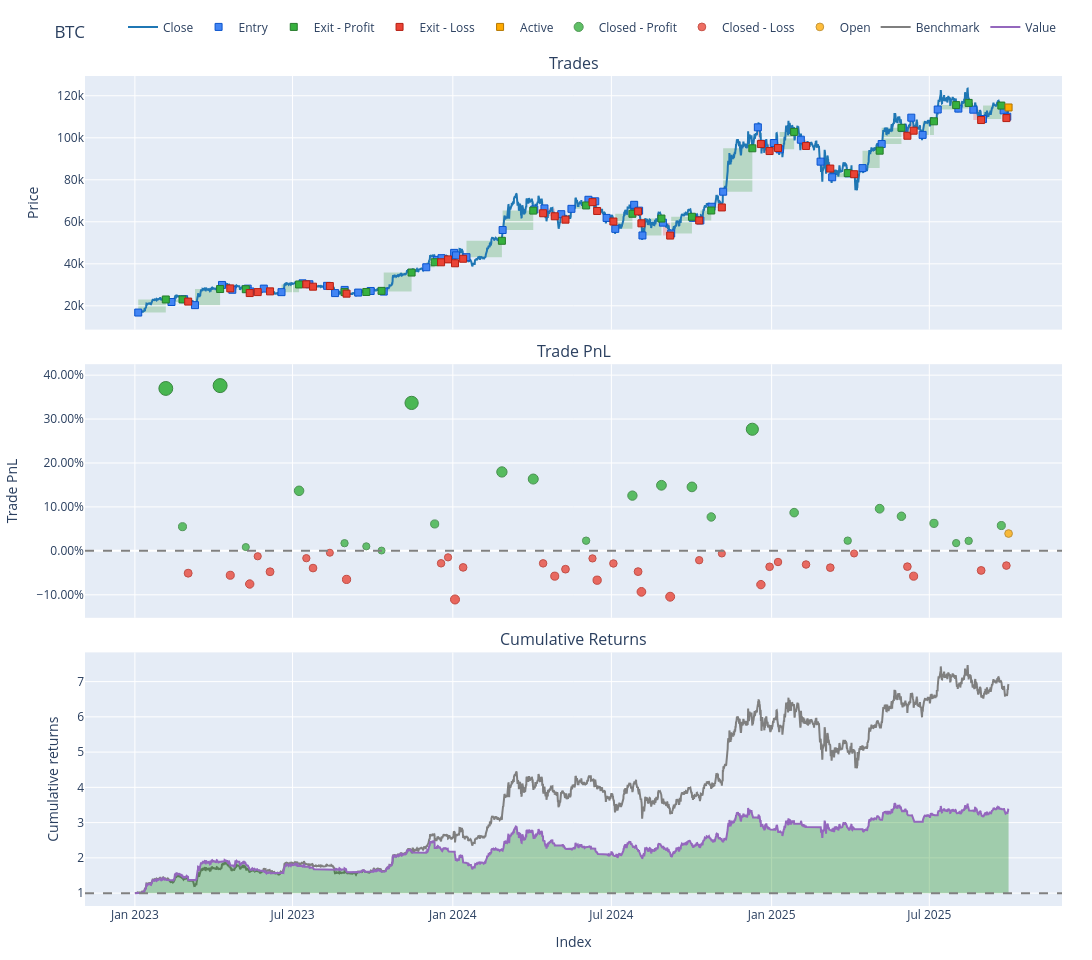

The cell this chart's notebook holds for it:
### Code cell
symbols_pf = [symbol_pf for _, symbol_pf in pf.wrapper.columns]
# symbols_pf_index = symbols_pf.index(symbols[0])
for symbol in symbols:
    symbol_pf_index = symbols_pf.index(symbol)
    one_pf = pf[pf.wrapper.columns[symbol_pf_index]]
    one_pf.plot(subplots=['trades', 'trade_pnl', 'cum_returns'], width=1200, title=f'{symbol}').show()

### Figure 1 — Plotly figure (JSON) as saved in the notebook; plotly's stock layout.template omitted (floating-point values rounded to 4 significant figures; data arrays with more than 128 entries replaced by an {"elided": "..."} marker saying what was removed)
{"data": [{"line": {"color": "#1f77b4"}, "name": "Close", "showlegend": true, "x": {"elided": "6019 str values"}, "type": "scatter", "uid": "09f850fd-dc09-424e-bcf0-79be9057671b", "xaxis": "x", "yaxis": "y", "y": {"elided": "6019 float values"}, "legendgroup": "0"}, {"customdata": {"elided": "61x5 mixed values"}, "hovertemplate": "Exit Trade Id: %{customdata[0]}<br>Position Id: %{customdata[1]}<br>Size: %{customdata[2]:.6f}<br>Entry Timestamp: %{x}<br>Avg Entry Price: %{y}<br>Entry Fees: %{customdata[3]:.6f}<br>Direction: %{customdata[4]}", "marker": {"color": "#4285F4", "line": {"color": "rgb(11,84,205)", "width": 1}, "size": 7, "symbol": "square"}, "mode": "markers", "name": "Entry", "x": ["2023-01-04T20:00:00+00:00", "2023-02-12T00:00:00+00:00", "2023-02-26T12:00:00+00:00", "2023-03-11T00:00:00+00:00", "2023-04-11T00:00:00+00:00", "2023-04-22T20:00:00+00:00", "2023-05-10T12:00:00+00:00", "2023-05-13T16:00:00+00:00", "2023-05-29T00:00:00+00:00", "2023-06-18T08:00:00+00:00", "2023-07-12T12:00:00+00:00", "2023-07-20T08:00:00+00:00", "2023-08-09T16:00:00+00:00", "2023-08-18T20:00:00+00:00", "2023-08-29T20:00:00+00:00", "2023-09-14T08:00:00+00:00", "2023-09-28T16:00:00+00:00", "2023-10-13T16:00:00+00:00", "2023-12-01T12:00:00+00:00", "2023-12-13T16:00:00+00:00", "2023-12-19T00:00:00+00:00", "2024-01-02T12:00:00+00:00", "2024-01-04T16:00:00+00:00", "2024-01-16T16:00:00+00:00", "2024-02-27T04:00:00+00:00", "2024-04-03T12:00:00+00:00", "2024-04-15T04:00:00+00:00", "2024-05-04T12:00:00+00:00", "2024-05-16T04:00:00+00:00", "2024-06-04T16:00:00+00:00", "2024-06-12T12:00:00+00:00", "2024-06-25T12:00:00+00:00", "2024-07-05T12:00:00+00:00", "2024-07-27T04:00:00+00:00", "2024-08-01T20:00:00+00:00", "2024-08-05T16:00:00+00:00", "2024-08-29T04:00:00+00:00", "2024-09-07T16:00:00+00:00", "2024-10-02T12:00:00+00:00", "2024-10-11T04:00:00+00:00", "2024-10-24T00:00:00+00:00", "2024-11-06T08:00:00+00:00", "2024-12-16T04:00:00+00:00", "2024-12-20T16:00:00+00:00", "2025-01-03T12:00:00+00:00", "2025-01-10T04:00:00+00:00", "2025-02-03T12:00:00+00:00", "2025-02-26T04:00:00+00:00", "2025-03-11T12:00:00+00:00", "2025-03-30T04:00:00+00:00", "2025-04-15T08:00:00+00:00", "2025-05-07T08:00:00+00:00", "2025-05-31T12:00:00+00:00", "2025-06-10T08:00:00+00:00", "2025-06-23T08:00:00+00:00", "2025-07-10T16:00:00+00:00", "2025-08-03T08:00:00+00:00", "2025-08-20T12:00:00+00:00", "2025-08-31T16:00:00+00:00", "2025-09-24T08:00:00+00:00", "2025-09-28T12:00:00+00:00"], "y": [16800.0, 21820.0, 23170.0, 20340.0, 29940.0, 27650.0, 28190.0, 26840.0, 28210.0, 26520.0, 30720.0, 30280.0, 29520.0, 26070.0, 27580.0, 26310.0, 27080.0, 26790.0, 38370.0, 41880.0, 42700.0, 45220.0, 44040.0, 43170.0, 56100.0, 65890.0, 66390.0, 63630.0, 66180.0, 70490.0, 69760.0, 61850.0, 56640.0, 68090.0, 65310.0, 53510.0, 59610.0, 54420.0, 61900.0, 60640.0, 67170.0, 74340.0, 105000.0, 97110.0, 97500.0, 94490.0, 99090.0, 88650.0, 81200.0, 83080.0, 85570.0, 97030.0, 104600.0, 109600.0, 101400.0, 113500.0, 113900.0, 113400.0, 108900.0, 113100.0, 110000.0], "type": "scatter", "uid": "b7dc2939-402d-4fa9-8766-501f09490abb", "xaxis": "x", "yaxis": "y", "legendgroup": "1"}, {"customdata": {"elided": "26x8 mixed values"}, "hovertemplate": "Exit Trade Id: %{customdata[0]}<br>Position Id: %{customdata[1]}<br>Size: %{customdata[2]:.6f}<br>Exit Timestamp: %{x}<br>Avg Exit Price: %{y}<br>Exit Fees: %{customdata[3]:.6f}<br>PnL: %{customdata[4]:.6f}<br>Return: %{customdata[5]:.2%}<br>Direction: %{customdata[6]}<br>Duration: %{customdata[7]}", "marker": {"color": "#37B13F", "line": {"color": "rgb(38,123,44)", "width": 1}, "size": 7, "symbol": "square"}, "mode": "markers", "name": "Exit - Profit", "x": ["2023-02-05T12:00:00+00:00", "2023-02-24T16:00:00+00:00", "2023-04-08T20:00:00+00:00", "2023-05-08T08:00:00+00:00", "2023-07-08T12:00:00+00:00", "2023-08-29T16:00:00+00:00", "2023-09-23T16:00:00+00:00", "2023-10-11T04:00:00+00:00", "2023-11-14T16:00:00+00:00", "2023-12-11T04:00:00+00:00", "2024-02-26T08:00:00+00:00", "2024-04-02T08:00:00+00:00", "2024-06-02T00:00:00+00:00", "2024-07-25T04:00:00+00:00", "2024-08-27T12:00:00+00:00", "2024-10-01T12:00:00+00:00", "2024-10-23T16:00:00+00:00", "2024-12-09T20:00:00+00:00", "2025-01-26T20:00:00+00:00", "2025-03-29T08:00:00+00:00", "2025-05-05T00:00:00+00:00", "2025-05-30T00:00:00+00:00", "2025-07-06T08:00:00+00:00", "2025-07-31T20:00:00+00:00", "2025-08-15T04:00:00+00:00", "2025-09-21T16:00:00+00:00"], "y": [23030.0, 23050.0, 28010.0, 27910.0, 30170.0, 26550.0, 26600.0, 27120.0, 35840.0, 40760.0, 50970.0, 65330.0, 67780.0, 63830.0, 61550.0, 62410.0, 65380.0, 95000.0, 102800.0, 83170.0, 93870.0, 104800.0, 107800.0, 115600.0, 116600.0, 115300.0], "type": "scatter", "uid": "17f6ec6b-67f9-4193-b8fa-d714158fc572", "xaxis": "x", "yaxis": "y", "legendgroup": "2"}, {"customdata": {"elided": "34x8 mixed values"}, "hovertemplate": "Exit Trade Id: %{customdata[0]}<br>Position Id: %{customdata[1]}<br>Size: %{customdata[2]:.6f}<br>Exit Timestamp: %{x}<br>Avg Exit Price: %{y}<br>Exit Fees: %{customdata[3]:.6f}<br>PnL: %{customdata[4]:.6f}<br>Return: %{customdata[5]:.2%}<br>Direction: %{customdata[6]}<br>Duration: %{customdata[7]}", "marker": {"color": "#EA4335", "line": {"color": "rgb(181,31,18)", "width": 1}, "size": 7, "symbol": "square"}, "mode": "markers", "name": "Exit - Loss", "x": ["2023-03-03T04:00:00+00:00", "2023-04-20T12:00:00+00:00", "2023-05-12T20:00:00+00:00", "2023-05-22T00:00:00+00:00", "2023-06-05T04:00:00+00:00", "2023-07-16T20:00:00+00:00", "2023-07-24T12:00:00+00:00", "2023-08-12T20:00:00+00:00", "2023-09-01T00:00:00+00:00", "2023-12-18T12:00:00+00:00", "2023-12-26T12:00:00+00:00", "2024-01-03T12:00:00+00:00", "2024-01-12T20:00:00+00:00", "2024-04-13T16:00:00+00:00", "2024-04-27T00:00:00+00:00", "2024-05-09T08:00:00+00:00", "2024-06-09T08:00:00+00:00", "2024-06-14T16:00:00+00:00", "2024-07-03T08:00:00+00:00", "2024-07-31T16:00:00+00:00", "2024-08-04T12:00:00+00:00", "2024-09-06T12:00:00+00:00", "2024-10-09T20:00:00+00:00", "2024-11-04T20:00:00+00:00", "2024-12-19T16:00:00+00:00", "2024-12-29T16:00:00+00:00", "2025-01-08T08:00:00+00:00", "2025-02-09T12:00:00+00:00", "2025-03-09T08:00:00+00:00", "2025-04-05T16:00:00+00:00", "2025-06-05T20:00:00+00:00", "2025-06-13T00:00:00+00:00", "2025-08-29T12:00:00+00:00", "2025-09-27T12:00:00+00:00"], "y": [22020.0, 28310.0, 26090.0, 26540.0, 26890.0, 30230.0, 29120.0, 29420.0, 25810.0, 40730.0, 42110.0, 40260.0, 42420.0, 64080.0, 62630.0, 61040.0, 69350.0, 65170.0, 60140.0, 64940.0, 59280.0, 53450.0, 60640.0, 66840.0, 97010.0, 93690.0, 95120.0, 96110.0, 85350.0, 82660.0, 101000.0, 103400.0, 108400.0, 109400.0], "type": "scatter", "uid": "14ab9c00-96a4-45ee-9d77-d4f77ceb6e51", "xaxis": "x", "yaxis": "y", "legendgroup": "3"}, {"customdata": [[60, 60, 2.965, 0.0, 12880.0, 0.03947, "Long", "1 days 16:00:00"]], "hovertemplate": "Exit Trade Id: %{customdata[0]}<br>Position Id: %{customdata[1]}<br>Size: %{customdata[2]:.6f}<br>Exit Timestamp: %{x}<br>Avg Exit Price: %{y}<br>Exit Fees: %{customdata[3]:.6f}<br>PnL: %{customdata[4]:.6f}<br>Return: %{customdata[5]:.2%}<br>Direction: %{customdata[6]}<br>Duration: %{customdata[7]}", "marker": {"color": "#FFAA00", "line": {"color": "rgb(178,118,0)", "width": 1}, "size": 7, "symbol": "square"}, "mode": "markers", "name": "Active", "x": ["2025-09-30T00:00:00+00:00"], "y": [114400.0], "type": "scatter", "uid": "c72c5c66-6cc6-418b-83a4-7b5617b5d954", "xaxis": "x", "yaxis": "y", "legendgroup": "4"}, {"customdata": [[0.0, 0.0, 36950.0, 0.3697], [1.0, 1.0, 7533.0, 0.05504], [3.0, 3.0, 51560.0, 0.3761], [5.0, 5.0, 1532.0, 0.0086], [9.0, 9.0, 21370.0, 0.1367], [13.0, 13.0, 2913.0, 0.01743], [15.0, 15.0, 1639.0, 0.01031], [16.0, 16.0, 115.0, 0.0007162], [17.0, 17.0, 54140.0, 0.3368], [18.0, 18.0, 13160.0, 0.06127], [23.0, 23.0, 33570.0, 0.1796], [24.0, 24.0, 36040.0, 0.1635], [28.0, 28.0, 5215.0, 0.02318], [32.0, 32.0, 25800.0, 0.1258], [35.0, 35.0, 29780.0, 0.1493], [37.0, 37.0, 29900.0, 0.1456], [39.0, 39.0, 17770.0, 0.07718], [41.0, 41.0, 68240.0, 0.2768], [45.0, 45.0, 23750.0, 0.08703], [48.0, 48.0, 6436.0, 0.02328], [50.0, 50.0, 26970.0, 0.09593], [51.0, 51.0, 24270.0, 0.07876], [54.0, 54.0, 18910.0, 0.06261], [55.0, 55.0, 5673.0, 0.01767], [56.0, 56.0, 7455.0, 0.02282], [58.0, 58.0, 18410.0, 0.05768]], "hovertemplate": "Exit Trade Id: %{customdata[0]}<br>Position Id: %{customdata[1]}<br>Exit Timestamp: %{x}<br>PnL: %{customdata[2]:.6f}<br>Return: %{customdata[3]:.2%}", "marker": {"color": "#37B13F", "line": {"color": "rgb(38,123,44)", "width": 1}, "opacity": [0.8974, 0.7717, 0.9, 0.7531, 0.8043, 0.7567, 0.7538, 0.75, 0.8843, 0.7742, 0.8215, 0.815, 0.759, 0.8, 0.8094, 0.8079, 0.7806, 0.8603, 0.7845, 0.759, 0.788, 0.7812, 0.7747, 0.7568, 0.7588, 0.7728], "size": [13.88, 8.013, 14.0, 7.147, 9.536, 7.312, 7.179, 7.0, 13.27, 8.129, 10.34, 10.04, 7.419, 9.332, 9.77, 9.702, 8.426, 12.15, 8.609, 7.421, 8.775, 8.455, 8.154, 7.316, 7.412, 8.062], "symbol": "circle"}, "mode": "markers", "name": "Closed - Profit", "x": ["2023-02-05T12:00:00+00:00", "2023-02-24T16:00:00+00:00", "2023-04-08T20:00:00+00:00", "2023-05-08T08:00:00+00:00", "2023-07-08T12:00:00+00:00", "2023-08-29T16:00:00+00:00", "2023-09-23T16:00:00+00:00", "2023-10-11T04:00:00+00:00", "2023-11-14T16:00:00+00:00", "2023-12-11T04:00:00+00:00", "2024-02-26T08:00:00+00:00", "2024-04-02T08:00:00+00:00", "2024-06-02T00:00:00+00:00", "2024-07-25T04:00:00+00:00", "2024-08-27T12:00:00+00:00", "2024-10-01T12:00:00+00:00", "2024-10-23T16:00:00+00:00", "2024-12-09T20:00:00+00:00", "2025-01-26T20:00:00+00:00", "2025-03-29T08:00:00+00:00", "2025-05-05T00:00:00+00:00", "2025-05-30T00:00:00+00:00", "2025-07-06T08:00:00+00:00", "2025-07-31T20:00:00+00:00", "2025-08-15T04:00:00+00:00", "2025-09-21T16:00:00+00:00"], "y": [0.3697, 0.05504, 0.3761, 0.0086, 0.1367, 0.01743, 0.01031, 0.0007162, 0.3368, 0.06127, 0.1796, 0.1635, 0.02318, 0.1258, 0.1493, 0.1456, 0.07718, 0.2768, 0.08703, 0.02328, 0.09593, 0.07876, 0.06261, 0.01767, 0.02282, 0.05768], "type": "scatter", "uid": "c4c22092-6a69-44e6-87de-8ad229baf4e9", "xaxis": "x2", "yaxis": "y2", "legendgroup": "5"}, {"customdata": {"elided": "34x4 float values"}, "hovertemplate": "Exit Trade Id: %{customdata[0]}<br>Position Id: %{customdata[1]}<br>Exit Timestamp: %{x}<br>PnL: %{customdata[2]:.6f}<br>Return: %{customdata[3]:.2%}", "marker": {"color": "#EA4335", "line": {"color": "rgb(181,31,18)", "width": 1}, "opacity": [0.77, 0.7719, 0.7799, 0.7546, 0.7687, 0.7564, 0.7654, 0.7514, 0.7757, 0.761, 0.7556, 0.7939, 0.7647, 0.7611, 0.7727, 0.7664, 0.7566, 0.7764, 0.7612, 0.7686, 0.787, 0.7914, 0.7582, 0.7521, 0.7804, 0.7642, 0.7598, 0.7621, 0.765, 0.7521, 0.7641, 0.7727, 0.7675, 0.7631], "size": [7.934, 8.022, 8.394, 7.216, 7.874, 7.298, 7.716, 7.066, 8.198, 7.515, 7.262, 9.049, 7.688, 7.518, 8.06, 7.765, 7.306, 8.232, 7.522, 7.868, 8.727, 8.932, 7.383, 7.099, 8.42, 7.662, 7.459, 7.566, 7.699, 7.098, 7.656, 8.06, 7.817, 7.611], "symbol": "circle"}, "mode": "markers", "name": "Closed - Loss", "x": ["2023-03-03T04:00:00+00:00", "2023-04-20T12:00:00+00:00", "2023-05-12T20:00:00+00:00", "2023-05-22T00:00:00+00:00", "2023-06-05T04:00:00+00:00", "2023-07-16T20:00:00+00:00", "2023-07-24T12:00:00+00:00", "2023-08-12T20:00:00+00:00", "2023-09-01T00:00:00+00:00", "2023-12-18T12:00:00+00:00", "2023-12-26T12:00:00+00:00", "2024-01-03T12:00:00+00:00", "2024-01-12T20:00:00+00:00", "2024-04-13T16:00:00+00:00", "2024-04-27T00:00:00+00:00", "2024-05-09T08:00:00+00:00", "2024-06-09T08:00:00+00:00", "2024-06-14T16:00:00+00:00", "2024-07-03T08:00:00+00:00", "2024-07-31T16:00:00+00:00", "2024-08-04T12:00:00+00:00", "2024-09-06T12:00:00+00:00", "2024-10-09T20:00:00+00:00", "2024-11-04T20:00:00+00:00", "2024-12-19T16:00:00+00:00", "2024-12-29T16:00:00+00:00", "2025-01-08T08:00:00+00:00", "2025-02-09T12:00:00+00:00", "2025-03-09T08:00:00+00:00", "2025-04-05T16:00:00+00:00", "2025-06-05T20:00:00+00:00", "2025-06-13T00:00:00+00:00", "2025-08-29T12:00:00+00:00", "2025-09-27T12:00:00+00:00"], "y": [-0.05079, -0.05552, -0.07549, -0.01228, -0.04757, -0.0167, -0.03914, -0.004247, -0.06497, -0.02832, -0.01478, -0.1106, -0.03762, -0.02848, -0.05756, -0.04173, -0.01715, -0.06679, -0.02869, -0.04726, -0.09333, -0.1043, -0.02125, -0.006012, -0.07685, -0.03622, -0.02535, -0.03105, -0.03821, -0.00597, -0.0359, -0.05759, -0.04454, -0.0335], "type": "scatter", "uid": "9520cfb2-29ba-45dc-9a8a-16ee901e7ae1", "xaxis": "x2", "yaxis": "y2", "legendgroup": "6"}, {"customdata": [[60.0, 60.0, 12880.0, 0.03947]], "hovertemplate": "Exit Trade Id: %{customdata[0]}<br>Position Id: %{customdata[1]}<br>Exit Timestamp: %{x}<br>PnL: %{customdata[2]:.6f}<br>Return: %{customdata[3]:.2%}", "marker": {"color": "#FFAA00", "line": {"color": "rgb(178,118,0)", "width": 1}, "opacity": [0.7655], "size": [7.722], "symbol": "circle"}, "mode": "markers", "name": "Open", "x": ["2025-09-30T00:00:00+00:00"], "y": [0.03947], "type": "scatter", "uid": "9370990c-ca16-44a4-a034-4d0f4c7e1aca", "xaxis": "x2", "yaxis": "y2", "legendgroup": "7"}, {"line": {"color": "#7f7f7f"}, "name": "Benchmark", "showlegend": true, "x": {"elided": "6019 str values"}, "type": "scatter", "uid": "b28b117e-8bc2-4c3f-8c29-b0d15f818444", "xaxis": "x3", "yaxis": "y3", "y": {"elided": "6019 float values"}, "legendgroup": "8"}, {"hoverinfo": "skip", "line": {"color": "rgba(0, 0, 0, 0)", "width": 0}, "opacity": 0, "showlegend": false, "x": {"elided": "6019 str values"}, "type": "scatter", "uid": "996cdda5-9765-467f-ab29-36fc522f382b", "xaxis": "x3", "yaxis": "y3", "y": {"elided": "6019 int values"}, "legendgroup": "9"}, {"connectgaps": false, "fill": "tonexty", "fillcolor": "rgba(0, 128, 0, 0.3)", "hoverinfo": "skip", "line": {"color": "rgba(0, 0, 0, 0)", "width": 0}, "opacity": 0, "showlegend": false, "x": {"elided": "6019 str values"}, "type": "scatter", "uid": "88b05403-09b2-430d-966f-74d72e4c6213", "xaxis": "x3", "yaxis": "y3", "y": {"elided": "6019 float values"}, "legendgroup": "9"}, {"hoverinfo": "skip", "line": {"color": "rgba(0, 0, 0, 0)", "width": 0}, "opacity": 0, "showlegend": false, "x": {"elided": "6019 str values"}, "type": "scatter", "uid": "6ff87e67-1047-4b65-8fe2-606d4419785c", "xaxis": "x3", "yaxis": "y3", "y": {"elided": "6019 int values"}, "legendgroup": "9"}, {"connectgaps": false, "fill": "tonexty", "fillcolor": "rgba(255, 0, 0, 0.3)", "hoverinfo": "skip", "line": {"color": "rgba(0, 0, 0, 0)", "width": 0}, "opacity": 0, "showlegend": false, "x": {"elided": "6019 str values"}, "type": "scatter", "uid": "8b7d643a-099d-45c8-8ae6-e4ccf3ee43d2", "xaxis": "x3", "yaxis": "y3", "y": {"elided": "6019 float values"}, "legendgroup": "9"}, {"line": {"color": "#9467bd"}, "name": "Value", "showlegend": true, "x": {"elided": "6019 str values"}, "type": "scatter", "uid": "bf5a0d0d-3a0f-4095-9109-66af9ddb6a28", "xaxis": "x3", "yaxis": "y3", "y": {"elided": "6019 float values"}, "legendgroup": "10"}, {"hoverinfo": "skip", "line": {"color": "rgba(0, 0, 0, 0)", "width": 0}, "opacity": 0.0, "showlegend": false, "x": {"elided": "6019 str values"}, "type": "scatter", "uid": "7d1ec04c-8337-4c30-b104-26fd82f22256", "xaxis": "x3", "yaxis": "y3", "y": {"elided": "6019 int values"}, "legendgroup": "9"}], "layout": {"annotations": [{"font": {"size": 16}, "showarrow": false, "text": "Trades", "x": 0.5, "xanchor": "center", "xref": "paper", "y": 1.0, "yanchor": "bottom", "yref": "paper"}, {"font": {"size": 16}, "showarrow": false, "text": "Trade PnL", "x": 0.5, "xanchor": "center", "xref": "paper", "y": 0.6528, "yanchor": "bottom", "yref": "paper"}, {"font": {"size": 16}, "showarrow": false, "text": "Cumulative Returns", "x": 0.5, "xanchor": "center", "xref": "paper", "y": 0.3056, "yanchor": "bottom", "yref": "paper"}], "xaxis": {"anchor": "y", "domain": [0.0, 1.0], "matches": "x3", "showticklabels": false}, "yaxis": {"anchor": "x", "domain": [0.6944, 1.0], "title": {"text": "Price"}}, "xaxis2": {"anchor": "y2", "domain": [0.0, 1.0], "matches": "x3", "showticklabels": false}, "yaxis2": {"anchor": "x2", "domain": [0.3472, 0.6528], "tickformat": ".2%", "title": {"text": "Trade PnL"}}, "xaxis3": {"anchor": "y3", "domain": [0.0, 1.0], "title": {"text": "Index"}}, "yaxis3": {"anchor": "x3", "domain": [0.0, 0.3056], "title": {"text": "Cumulative returns"}}, "margin": {"t": 30, "b": 30, "l": 30, "r": 30}, "legend": {"orientation": "h", "yanchor": "bottom", "y": 1.042, "xanchor": "right", "x": 1, "traceorder": "normal"}, "width": 1200, "height": 960, "showlegend": true, "title": {"text": "BTC"}, "shapes": [{"fillcolor": "green", "layer": "below", "line": {"width": 0}, "opacity": 0.2, "type": "rect", "x0": "2023-01-04T20:00:00+00:00", "x1": "2023-02-05T12:00:00+00:00", "xref": "x", "y0": 16800.0, "y1": 23030.0, "yref": "y"}, {"fillcolor": "green", "layer": "below", "line": {"width": 0}, "opacity": 0.2, "type": "rect", "x0": "2023-02-12T00:00:00+00:00", "x1": "2023-02-24T16:00:00+00:00", "xref": "x", "y0": 21820.0, "y1": 23050.0, "yref": "y"}, {"fillcolor": "green", "layer": "below", "line": {"width": 0}, "opacity": 0.2, "type": "rect", "x0": "2023-03-11T00:00:00+00:00", "x1": "2023-04-08T20:00:00+00:00", "xref": "x", "y0": 20340.0, "y1": 28010.0, "yref": "y"}, {"fillcolor": "green", "layer": "below", "line": {"width": 0}, "opacity": 0.2, "type": "rect", "x0": "2023-04-22T20:00:00+00:00", "x1": "2023-05-08T08:00:00+00:00", "xref": "x", "y0": 27650.0, "y1": 27910.0, "yref": "y"}, {"fillcolor": "green", "layer": "below", "line": {"width": 0}, "opacity": 0.2, "type": "rect", "x0": "2023-06-18T08:00:00+00:00", "x1": "2023-07-08T12:00:00+00:00", "xref": "x", "y0": 26520.0, "y1": 30170.0, "yref": "y"}, {"fillcolor": "green", "layer": "below", "line": {"width": 0}, "opacity": 0.2, "type": "rect", "x0": "2023-08-18T20:00:00+00:00", "x1": "2023-08-29T16:00:00+00:00", "xref": "x", "y0": 26070.0, "y1": 26550.0, "yref": "y"}, {"fillcolor": "green", "layer": "below", "line": {"width": 0}, "opacity": 0.2, "type": "rect", "x0": "2023-09-14T08:00:00+00:00", "x1": "2023-09-23T16:00:00+00:00", "xref": "x", "y0": 26310.0, "y1": 26600.0, "yref": "y"}, {"fillcolor": "green", "layer": "below", "line": {"width": 0}, "opacity": 0.2, "type": "rect", "x0": "2023-09-28T16:00:00+00:00", "x1": "2023-10-11T04:00:00+00:00", "xref": "x", "y0": 27080.0, "y1": 27120.0, "yref": "y"}, {"fillcolor": "green", "layer": "below", "line": {"width": 0}, "opacity": 0.2, "type": "rect", "x0": "2023-10-13T16:00:00+00:00", "x1": "2023-11-14T16:00:00+00:00", "xref": "x", "y0": 26790.0, "y1": 35840.0, "yref": "y"}, {"fillcolor": "green", "layer": "below", "line": {"width": 0}, "opacity": 0.2, "type": "rect", "x0": "2023-12-01T12:00:00+00:00", "x1": "2023-12-11T04:00:00+00:00", "xref": "x", "y0": 38370.0, "y1": 40760.0, "yref": "y"}, {"fillcolor": "green", "layer": "below", "line": {"width": 0}, "opacity": 0.2, "type": "rect", "x0": "2024-01-16T16:00:00+00:00", "x1": "2024-02-26T08:00:00+00:00", "xref": "x", "y0": 43170.0, "y1": 50970.0, "yref": "y"}, {"fillcolor": "green", "layer": "below", "line": {"width": 0}, "opacity": 0.2, "type": "rect", "x0": "2024-02-27T04:00:00+00:00", "x1": "2024-04-02T08:00:00+00:00", "xref": "x", "y0": 56100.0, "y1": 65330.0, "yref": "y"}, {"fillcolor": "green", "layer": "below", "line": {"width": 0}, "opacity": 0.2, "type": "rect", "x0": "2024-05-16T04:00:00+00:00", "x1": "2024-06-02T00:00:00+00:00", "xref": "x", "y0": 66180.0, "y1": 67780.0, "yref": "y"}, {"fillcolor": "green", "layer": "below", "line": {"width": 0}, "opacity": 0.2, "type": "rect", "x0": "2024-07-05T12:00:00+00:00", "x1": "2024-07-25T04:00:00+00:00", "xref": "x", "y0": 56640.0, "y1": 63830.0, "yref": "y"}, {"fillcolor": "green", "layer": "below", "line": {"width": 0}, "opacity": 0.2, "type": "rect", "x0": "2024-08-05T16:00:00+00:00", "x1": "2024-08-27T12:00:00+00:00", "xref": "x", "y0": 53510.0, "y1": 61550.0, "yref": "y"}, {"fillcolor": "green", "layer": "below", "line": {"width": 0}, "opacity": 0.2, "type": "rect", "x0": "2024-09-07T16:00:00+00:00", "x1": "2024-10-01T12:00:00+00:00", "xref": "x", "y0": 54420.0, "y1": 62410.0, "yref": "y"}, {"fillcolor": "green", "layer": "below", "line": {"width": 0}, "opacity": 0.2, "type": "rect", "x0": "2024-10-11T04:00:00+00:00", "x1": "2024-10-23T16:00:00+00:00", "xref": "x", "y0": 60640.0, "y1": 65380.0, "yref": "y"}, {"fillcolor": "green", "layer": "below", "line": {"width": 0}, "opacity": 0.2, "type": "rect", "x0": "2024-11-06T08:00:00+00:00", "x1": "2024-12-09T20:00:00+00:00", "xref": "x", "y0": 74340.0, "y1": 95000.0, "yref": "y"}, {"fillcolor": "green", "layer": "below", "line": {"width": 0}, "opacity": 0.2, "type": "rect", "x0": "2025-01-10T04:00:00+00:00", "x1": "2025-01-26T20:00:00+00:00", "xref": "x", "y0": 94490.0, "y1": 102800.0, "yref": "y"}, {"fillcolor": "green", "layer": "below", "line": {"width": 0}, "opacity": 0.2, "type": "rect", "x0": "2025-03-11T12:00:00+00:00", "x1": "2025-03-29T08:00:00+00:00", "xref": "x", "y0": 81200.0, "y1": 83170.0, "yref": "y"}, {"fillcolor": "green", "layer": "below", "line": {"width": 0}, "opacity": 0.2, "type": "rect", "x0": "2025-04-15T08:00:00+00:00", "x1": "2025-05-05T00:00:00+00:00", "xref": "x", "y0": 85570.0, "y1": 93870.0, "yref": "y"}, {"fillcolor": "green", "layer": "below", "line": {"width": 0}, "opacity": 0.2, "type": "rect", "x0": "2025-05-07T08:00:00+00:00", "x1": "2025-05-30T00:00:00+00:00", "xref": "x", "y0": 97030.0, "y1": 104800.0, "yref": "y"}, {"fillcolor": "green", "layer": "below", "line": {"width": 0}, "opacity": 0.2, "type": "rect", "x0": "2025-06-23T08:00:00+00:00", "x1": "2025-07-06T08:00:00+00:00", "xref": "x", "y0": 101400.0, "y1": 107800.0, "yref": "y"}, {"fillcolor": "green", "layer": "below", "line": {"width": 0}, "opacity": 0.2, "type": "rect", "x0": "2025-07-10T16:00:00+00:00", "x1": "2025-07-31T20:00:00+00:00", "xref": "x", "y0": 113500.0, "y1": 115600.0, "yref": "y"}, {"fillcolor": "green", "layer": "below", "line": {"width": 0}, "opacity": 0.2, "type": "rect", "x0": "2025-08-03T08:00:00+00:00", "x1": "2025-08-15T04:00:00+00:00", "xref": "x", "y0": 113900.0, "y1": 116600.0, "yref": "y"}, {"fillcolor": "green", "layer": "below", "line": {"width": 0}, "opacity": 0.2, "type": "rect", "x0": "2025-08-31T16:00:00+00:00", "x1": "2025-09-21T16:00:00+00:00", "xref": "x", "y0": 108900.0, "y1": 115300.0, "yref": "y"}, {"fillcolor": "green", "layer": "below", "line": {"width": 0}, "opacity": 0.2, "type": "rect", "x0": "2025-09-28T12:00:00+00:00", "x1": "2025-09-30T00:00:00+00:00", "xref": "x", "y0": 110000.0, "y1": 114400.0, "yref": "y"}, {"fillcolor": "red", "layer": "below", "line": {"width": 0}, "opacity": 0.2, "type": "rect", "x0": "2023-02-26T12:00:00+00:00", "x1": "2023-03-03T04:00:00+00:00", "xref": "x", "y0": 23170.0, "y1": 22020.0, "yref": "y"}, {"fillcolor": "red", "layer": "below", "line": {"width": 0}, "opacity": 0.2, "type": "rect", "x0": "2023-04-11T00:00:00+00:00", "x1": "2023-04-20T12:00:00+00:00", "xref": "x", "y0": 29940.0, "y1": 28310.0, "yref": "y"}, {"fillcolor": "red", "layer": "below", "line": {"width": 0}, "opacity": 0.2, "type": "rect", "x0": "2023-05-10T12:00:00+00:00", "x1": "2023-05-12T20:00:00+00:00", "xref": "x", "y0": 28190.0, "y1": 26090.0, "yref": "y"}, {"fillcolor": "red", "layer": "below", "line": {"width": 0}, "opacity": 0.2, "type": "rect", "x0": "2023-05-13T16:00:00+00:00", "x1": "2023-05-22T00:00:00+00:00", "xref": "x", "y0": 26840.0, "y1": 26540.0, "yref": "y"}, {"fillcolor": "red", "layer": "below", "line": {"width": 0}, "opacity": 0.2, "type": "rect", "x0": "2023-05-29T00:00:00+00:00", "x1": "2023-06-05T04:00:00+00:00", "xref": "x", "y0": 28210.0, "y1": 26890.0, "yref": "y"}, {"fillcolor": "red", "layer": "below", "line": {"width": 0}, "opacity": 0.2, "type": "rect", "x0": "2023-07-12T12:00:00+00:00", "x1": "2023-07-16T20:00:00+00:00", "xref": "x", "y0": 30720.0, "y1": 30230.0, "yref": "y"}, {"fillcolor": "red", "layer": "below", "line": {"width": 0}, "opacity": 0.2, "type": "rect", "x0": "2023-07-20T08:00:00+00:00", "x1": "2023-07-24T12:00:00+00:00", "xref": "x", "y0": 30280.0, "y1": 29120.0, "yref": "y"}, {"fillcolor": "red", "layer": "below", "line": {"width": 0}, "opacity": 0.2, "type": "rect", "x0": "2023-08-09T16:00:00+00:00", "x1": "2023-08-12T20:00:00+00:00", "xref": "x", "y0": 29520.0, "y1": 29420.0, "yref": "y"}, {"fillcolor": "red", "layer": "below", "line": {"width": 0}, "opacity": 0.2, "type": "rect", "x0": "2023-08-29T20:00:00+00:00", "x1": "2023-09-01T00:00:00+00:00", "xref": "x", "y0": 27580.0, "y1": 25810.0, "yref": "y"}, {"fillcolor": "red", "layer": "below", "line": {"width": 0}, "opacity": 0.2, "type": "rect", "x0": "2023-12-13T16:00:00+00:00", "x1": "2023-12-18T12:00:00+00:00", "xref": "x", "y0": 41880.0, "y1": 40730.0, "yref": "y"}, {"fillcolor": "red", "layer": "below", "line": {"width": 0}, "opacity": 0.2, "type": "rect", "x0": "2023-12-19T00:00:00+00:00", "x1": "2023-12-26T12:00:00+00:00", "xref": "x", "y0": 42700.0, "y1": 42110.0, "yref": "y"}, {"fillcolor": "red", "layer": "below", "line": {"width": 0}, "opacity": 0.2, "type": "rect", "x0": "2024-01-02T12:00:00+00:00", "x1": "2024-01-03T12:00:00+00:00", "xref": "x", "y0": 45220.0, "y1": 40260.0, "yref": "y"}, {"fillcolor": "red", "layer": "below", "line": {"width": 0}, "opacity": 0.2, "type": "rect", "x0": "2024-01-04T16:00:00+00:00", "x1": "2024-01-12T20:00:00+00:00", "xref": "x", "y0": 44040.0, "y1": 42420.0, "yref": "y"}, {"fillcolor": "red", "layer": "below", "line": {"width": 0}, "opacity": 0.2, "type": "rect", "x0": "2024-04-03T12:00:00+00:00", "x1": "2024-04-13T16:00:00+00:00", "xref": "x", "y0": 65890.0, "y1": 64080.0, "yref": "y"}, {"fillcolor": "red", "layer": "below", "line": {"width": 0}, "opacity": 0.2, "type": "rect", "x0": "2024-04-15T04:00:00+00:00", "x1": "2024-04-27T00:00:00+00:00", "xref": "x", "y0": 66390.0, "y1": 62630.0, "yref": "y"}, {"fillcolor": "red", "layer": "below", "line": {"width": 0}, "opacity": 0.2, "type": "rect", "x0": "2024-05-04T12:00:00+00:00", "x1": "2024-05-09T08:00:00+00:00", "xref": "x", "y0": 63630.0, "y1": 61040.0, "yref": "y"}, {"fillcolor": "red", "layer": "below", "line": {"width": 0}, "opacity": 0.2, "type": "rect", "x0": "2024-06-04T16:00:00+00:00", "x1": "2024-06-09T08:00:00+00:00", "xref": "x", "y0": 70490.0, "y1": 69350.0, "yref": "y"}, {"fillcolor": "red", "layer": "below", "line": {"width": 0}, "opacity": 0.2, "type": "rect", "x0": "2024-06-12T12:00:00+00:00", "x1": "2024-06-14T16:00:00+00:00", "xref": "x", "y0": 69760.0, "y1": 65170.0, "yref": "y"}, {"fillcolor": "red", "layer": "below", "line": {"width": 0}, "opacity": 0.2, "type": "rect", "x0": "2024-06-25T12:00:00+00:00", "x1": "2024-07-03T08:00:00+00:00", "xref": "x", "y0": 61850.0, "y1": 60140.0, "yref": "y"}, {"fillcolor": "red", "layer": "below", "line": {"width": 0}, "opacity": 0.2, "type": "rect", "x0": "2024-07-27T04:00:00+00:00", "x1": "2024-07-31T16:00:00+00:00", "xref": "x", "y0": 68090.0, "y1": 64940.0, "yref": "y"}, {"fillcolor": "red", "layer": "below", "line": {"width": 0}, "opacity": 0.2, "type": "rect", "x0": "2024-08-01T20:00:00+00:00", "x1": "2024-08-04T12:00:00+00:00", "xref": "x", "y0": 65310.0, "y1": 59280.0, "yref": "y"}, {"fillcolor": "red", "layer": "below", "line": {"width": 0}, "opacity": 0.2, "type": "rect", "x0": "2024-08-29T04:00:00+00:00", "x1": "2024-09-06T12:00:00+00:00", "xref": "x", "y0": 59610.0, "y1": 53450.0, "yref": "y"}, {"fillcolor": "red", "layer": "below", "line": {"width": 0}, "opacity": 0.2, "type": "rect", "x0": "2024-10-02T12:00:00+00:00", "x1": "2024-10-09T20:00:00+00:00", "xref": "x", "y0": 61900.0, "y1": 60640.0, "yref": "y"}, {"fillcolor": "red", "layer": "below", "line": {"width": 0}, "opacity": 0.2, "type": "rect", "x0": "2024-10-24T00:00:00+00:00", "x1": "2024-11-04T20:00:00+00:00", "xref": "x", "y0": 67170.0, "y1": 66840.0, "yref": "y"}, {"fillcolor": "red", "layer": "below", "line": {"width": 0}, "opacity": 0.2, "type": "rect", "x0": "2024-12-16T04:00:00+00:00", "x1": "2024-12-19T16:00:00+00:00", "xref": "x", "y0": 105000.0, "y1": 97010.0, "yref": "y"}, {"fillcolor": "red", "layer": "below", "line": {"width": 0}, "opacity": 0.2, "type": "rect", "x0": "2024-12-20T16:00:00+00:00", "x1": "2024-12-29T16:00:00+00:00", "xref": "x", "y0": 97110.0, "y1": 93690.0, "yref": "y"}, {"fillcolor": "red", "layer": "below", "line": {"width": 0}, "opacity": 0.2, "type": "rect", "x0": "2025-01-03T12:00:00+00:00", "x1": "2025-01-08T08:00:00+00:00", "xref": "x", "y0": 97500.0, "y1": 95120.0, "yref": "y"}, {"fillcolor": "red", "layer": "below", "line": {"width": 0}, "opacity": 0.2, "type": "rect", "x0": "2025-02-03T12:00:00+00:00", "x1": "2025-02-09T12:00:00+00:00", "xref": "x", "y0": 99090.0, "y1": 96110.0, "yref": "y"}, {"fillcolor": "red", "layer": "below", "line": {"width": 0}, "opacity": 0.2, "type": "rect", "x0": "2025-02-26T04:00:00+00:00", "x1": "2025-03-09T08:00:00+00:00", "xref": "x", "y0": 88650.0, "y1": 85350.0, "yref": "y"}, {"fillcolor": "red", "layer": "below", "line": {"width": 0}, "opacity": 0.2, "type": "rect", "x0": "2025-03-30T04:00:00+00:00", "x1": "2025-04-05T16:00:00+00:00", "xref": "x", "y0": 83080.0, "y1": 82660.0, "yref": "y"}, {"fillcolor": "red", "layer": "below", "line": {"width": 0}, "opacity": 0.2, "type": "rect", "x0": "2025-05-31T12:00:00+00:00", "x1": "2025-06-05T20:00:00+00:00", "xref": "x", "y0": 104600.0, "y1": 101000.0, "yref": "y"}, {"fillcolor": "red", "layer": "below", "line": {"width": 0}, "opacity": 0.2, "type": "rect", "x0": "2025-06-10T08:00:00+00:00", "x1": "2025-06-13T00:00:00+00:00", "xref": "x", "y0": 109600.0, "y1": 103400.0, "yref": "y"}, {"fillcolor": "red", "layer": "below", "line": {"width": 0}, "opacity": 0.2, "type": "rect", "x0": "2025-08-20T12:00:00+00:00", "x1": "2025-08-29T12:00:00+00:00", "xref": "x", "y0": 113400.0, "y1": 108400.0, "yref": "y"}, {"fillcolor": "red", "layer": "below", "line": {"width": 0}, "opacity": 0.2, "type": "rect", "x0": "2025-09-24T08:00:00+00:00", "x1": "2025-09-27T12:00:00+00:00", "xref": "x", "y0": 113100.0, "y1": 109400.0, "yref": "y"}, {"line": {"color": "gray", "dash": "dash"}, "type": "line", "x0": 0.0, "x1": 1.0, "xref": "paper", "y0": 0, "y1": 0, "yref": "y2"}, {"line": {"color": "gray", "dash": "dash"}, "type": "line", "x0": 0.0, "x1": 1.0, "xref": "paper", "y0": 1, "y1": 1, "yref": "y3"}]}}
